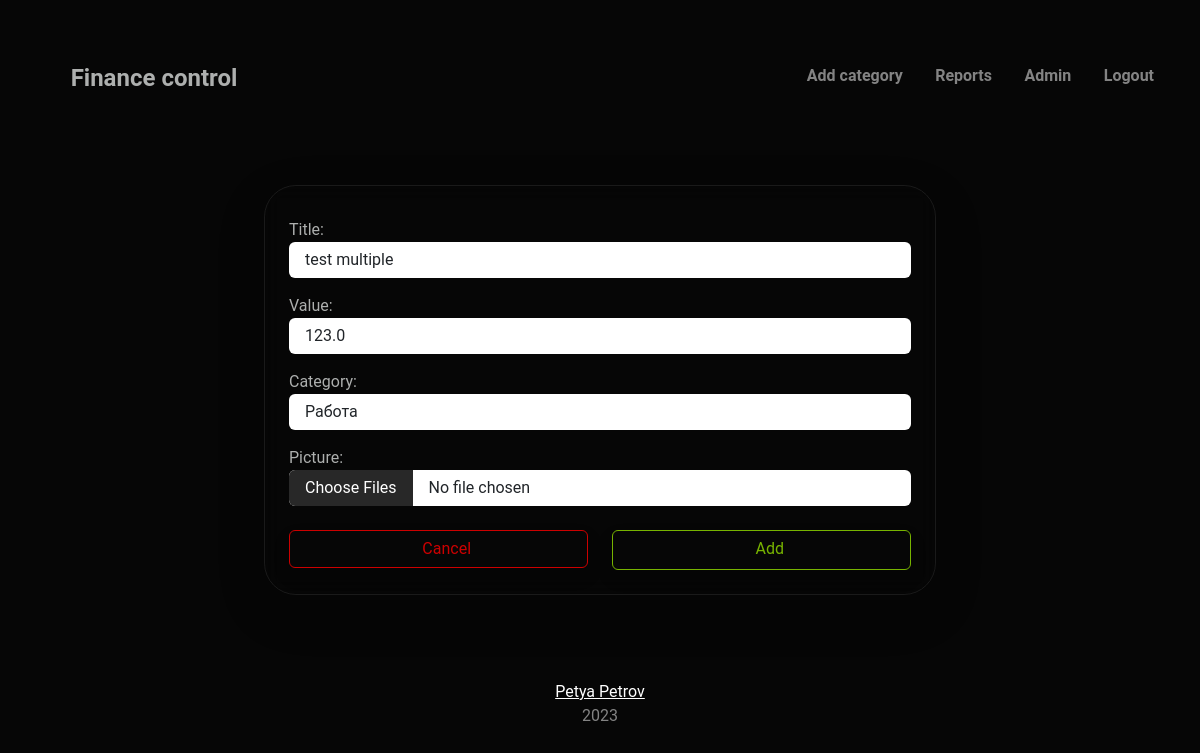
Page /order/19/update (signed in) on the committed database.
### Finance/models.py (models this page shows, shortened)
class Order(models.Model):
    title = models.CharField(max_length=255,
                             db_index=True,
                             verbose_name='Title',
                             blank=True,
                             null=True)
    created_at = models.DateTimeField(auto_now_add=True, verbose_name='Created at')
    count = models.FloatField(verbose_name='Value')
    category = models.ForeignKey('Category', on_delete=models.CASCADE, null=False, verbose_name='Category')
    has_image = models.BooleanField(default=False)
    class Meta:
        verbose_name = 'Order'
        verbose_name_plural = 'Orders'
        ordering = ['-created_at']

class Category(models.Model):
    title = models.CharField(max_length=255,
                             db_index=True,
                             verbose_name='Title',
                             blank=False,
                             unique=True)
    slug = models.SlugField(null=True, blank=True, editable=False, unique=True)
    def __str__(self):
        return self.title
    class Meta:
        verbose_name = 'Category'
        verbose_name_plural = 'Categories'
        ordering = ['title']

### Finance/views.py (the view)
# urls.py: path('order/<int:pk>/update', OrderUpdateView.as_view(), name='update_order'),
class OrderUpdateView(OrderMixin, UpdateView):
    form_class = OrderCreateForm

### Finance/forms.py
class OrderCreateForm(BootstrapForm):
    image = forms.ImageField(label='Picture', required=False, widget=forms.FileInput(attrs = {"class":"form-contol",  "multiple":"", }))
    category = forms.ModelChoiceField(label='Category', queryset=Category.objects.all(), widget=forms.Select(attrs = {"class":"form-control"}), empty_label=None)
    class Meta:
        model = Order
        fields = [
            'title',
            'count',
            'category',
            ]

### Finance/templatetags/custom_filters.py (called while the page is built)
@register.inclusion_tag('include/_navbar.html')
def show_navbar(request):
    current_page = request.get('PATH_INFO')
    return {'current_page': current_page}

### templates/form.html (shortened to what this page needs)
{% extends 'base.html' %}
{% load static %}
{% load crispy_forms_tags %}
{% load custom_filters %}
{% block css %}
<link rel="stylesheet" href="{% static 'css/bootstrap-datepicker3.css' %}">
{% endblock %}
{% block container %}
<div class="cover-container mt-3 m-auto rounded-5 p-4 shadow w-100 blur bg-transparent border border-light border-opacity-75 shadow-lg">
    <div class="row">
        <form method="POST" enctype="multipart/form-data">
            {{form.as_p}}
            <div class="row mt-4">
                <div class="col">
                    <a href="{% url 'order_list' %}" class="btn btn-outline-danger shadow form-control icon-undo">
                        <i class="bi-x-square"></i>
                        Cancel</a>
                </div>
                <div class="col">
                    <button type="submit" class="btn btn-outline-success shadow form-control icon-list-add">
                        <i class="bi bi-plus-square"></i>
                        Add</button>
                </div>
            </div>
        </form>
    </div>
</div>
{% endblock %}

### config/static/css/cover.css (style rules this page uses)
body { // box-shadow: inset 0 0 15rem rgba(0, 0, 0, .5); background-image: url(../icons/wave.svg); background-position: top; background-repeat: no-repeat; background-size: cover; }
.blur { backdrop-filter: blur(10px); }
.cover-container { max-width: 42em; }
.bi { vertical-align: -.125em; fill: currentColor; }
html, body { height: 100%; }
body { display: flex; align-items: center; padding-top: 40px; padding-bottom: 40px; }

### rows in the picture
Order: title "test multiple", count "123.0", category "Работа"
